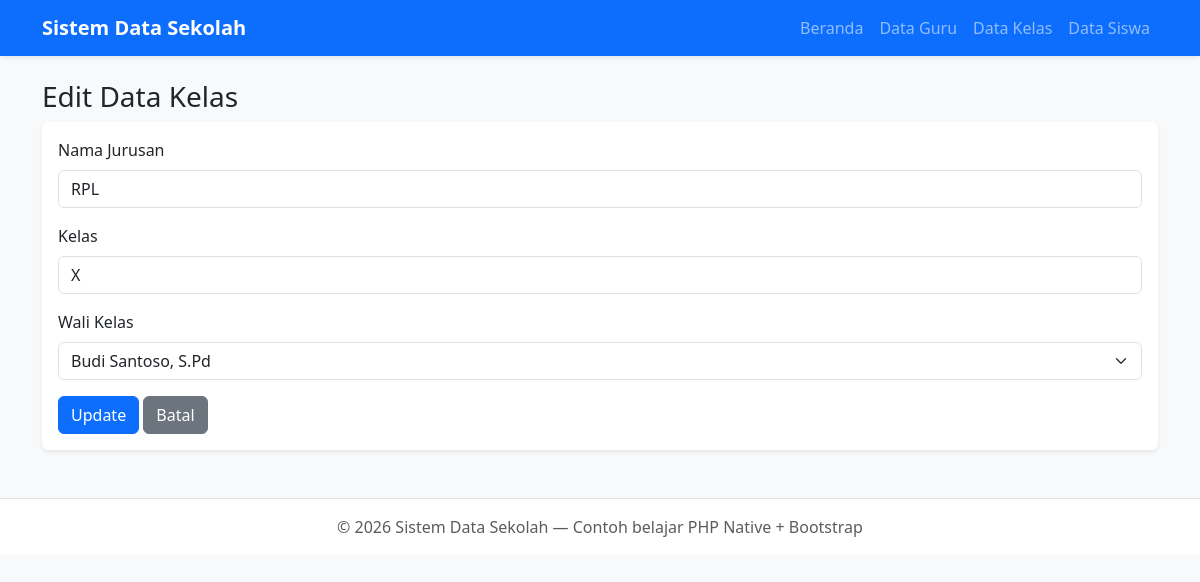
The app's page /kelas/edit/1 with its own data.
### tables this page shows
CREATE TABLE IF NOT EXISTS kelas (
    id INT AUTO_INCREMENT PRIMARY KEY,
    nama_jurusan VARCHAR(50) NOT NULL,
    kelas VARCHAR(10) NOT NULL,
    wali_kelas_id INT NULL,
    created_at TIMESTAMP DEFAULT CURRENT_TIMESTAMP,
    FOREIGN KEY (wali_kelas_id) REFERENCES guru(id) ON DELETE SET NULL
);

CREATE TABLE IF NOT EXISTS guru (
    id INT AUTO_INCREMENT PRIMARY KEY,
    nip VARCHAR(30) NOT NULL,
    nama_guru VARCHAR(100) NOT NULL,
    jenis_kelamin ENUM('Laki-laki', 'Perempuan') NOT NULL,
    alamat TEXT,
    no_hp VARCHAR(20),
    created_at TIMESTAMP DEFAULT CURRENT_TIMESTAMP
);

### controllers/KelasController.php (called while the page is built, shortened)
<?php
require_once __DIR__ . '/../models/Kelas.php';
require_once __DIR__ . '/../models/Guru.php';
class KelasController
{
    private Kelas $kelasModel;
    private Guru $guruModel;
    public function __construct()
    {
        $this->kelasModel = new Kelas();
        $this->guruModel  = new Guru();
    }
    public function edit($id)
    {
        $data['title'] = 'Edit Kelas';
        $data['kelas'] = $this->kelasModel->find($id);
        $data['daftar_guru'] = $this->guruModel->getAll();
        require __DIR__ . '/../views/layouts/header.php';
        require __DIR__ . '/../views/kelas/edit.php';
        require __DIR__ . '/../views/layouts/footer.php';
    }
}

### index.php (called while the page is built, shortened)
<?php
require_once __DIR__ . '/core/Router.php';
$router = new Router();
$method = $_SERVER['REQUEST_METHOD'];
$uri    = $_SERVER['REQUEST_URI'];
$router->dispatch($method, $uri);

### models/Kelas.php (called while the page is built, shortened)
<?php
class Kelas
{
    private PDO $db;
    public function __construct()
    {
        global $pdo;
        $this->db = $pdo;
    }
    public function find($id)
    {
        $stmt = $this->db->prepare("SELECT * FROM kelas WHERE id = ?");
        $stmt->execute([$id]);
        return $stmt->fetch();
    }
}

### models/Guru.php (called while the page is built, shortened)
<?php
class Guru
{
    private PDO $db;
    public function __construct()
    {
        global $pdo;
        $this->db = $pdo;
    }
    public function getAll(): array
    {
        $stmt = $this->db->query("SELECT * FROM guru ORDER BY nama_guru ASC");
        return $stmt->fetchAll();
    }
}

### views/kelas/edit.php (the view, shortened to what this page needs)
<h3>Edit Data Kelas</h3>
<div class="card border-0 shadow-sm">
    <div class="card-body">
        <form action="<?= BASE_URL ?>kelas/update/<?= $data['kelas']['id'] ?>" method="POST">
            <div class="mb-3">
                <label class="form-label">Nama Jurusan</label>
                <input type="text" name="nama_jurusan" class="form-control"
                    value="<?= htmlspecialchars($data['kelas']['nama_jurusan']) ?>" required>
            </div>
            <div class="mb-3">
                <label class="form-label">Kelas</label>
                <input type="text" name="kelas" class="form-control"
                    value="<?= htmlspecialchars($data['kelas']['kelas']) ?>" required>
            </div>
            <div class="mb-3">
                <label class="form-label">Wali Kelas</label>
                <select name="wali_kelas_id" class="form-select">
                    <?php foreach ($data['daftar_guru'] as $g): ?>
                        <option value="<?= $g['id'] ?>"
                            <?= $g['id'] == $data['kelas']['wali_kelas_id'] ? 'selected' : '' ?>>
                            <?= htmlspecialchars($g['nama_guru']) ?>
                        </option>
                    <?php endforeach; ?>
                </select>
            </div>
            <button type="submit" class="btn btn-primary">Update</button>
            <a href="<?= BASE_URL ?>kelas" class="btn btn-secondary">Batal</a>
        </form>
    </div>
</div>

### core/Router.php (shortened to what this page needs)
<?php
class Router
{
    protected array $routes = [
        'GET'  => [],
        'POST' => [],
    ];
    public function get(string $uri, array $action): void
    {
        $this->routes['GET'][$this->normalize($uri)] = $action;
    }
    public function post(string $uri, array $action): void
    {
        $this->routes['POST'][$this->normalize($uri)] = $action;
    }
    protected function normalize(string $uri): string
    {
        $uri = '/' . trim($uri, '/');
        return $uri;
    }
    public function dispatch(string $method, string $requestUri): void
    {
        $path = parse_url($requestUri, PHP_URL_PATH);
        $path = $this->normalize($path);
        $routesForMethod = $this->routes[$method] ?? [];
        foreach ($routesForMethod as $pattern => $action) {
            $regex = preg_replace('#\{[a-zA-Z_]+\}#', '([^/]+)', $pattern);
            $regex = '#^' . $regex . '$#';
            if (preg_match($regex, $path, $matches)) {
                array_shift($matches);
                [$controllerName, $methodName] = $action;
                $this->callController($controllerName, $methodName, $matches);
                return;
            }
        }
    }
    protected function callController(string $controllerName, string $methodName, array $params): void
    {
        $controller = new $controllerName();
        call_user_func_array([$controller, $methodName], $params);
    }
}

### records on screen
kelas: nama_jurusan "RPL", kelas "X", wali_kelas_id "Budi Santoso, S.Pd"
